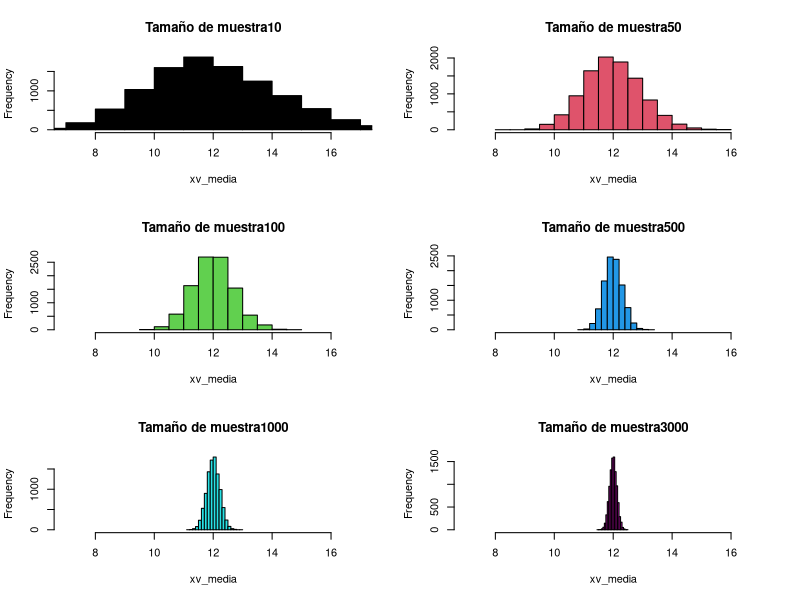

This figure's R source:
#Simulación de la ley debil de los grandes números con valores que tienen una distribución gamma con parametros apha y beta
nv=c(10,50,100,500,1000,3000)
alpha=3
beta=4
M=1e4
par(mfrow=c(3,2))
xv_media=rep(NA,M)
for(i in 1:length(nv))
{
  ni=nv[i]
  for(j in 1:M)
  {
    xv_j=rgamma(ni,alpha,1/beta)
    xv_media[j]=mean(xv_j)
  }
  hist(xv_media,xlim=c(7,17),main=paste("Tamaño de muestra",nv[i],sep=''),col=i)
}